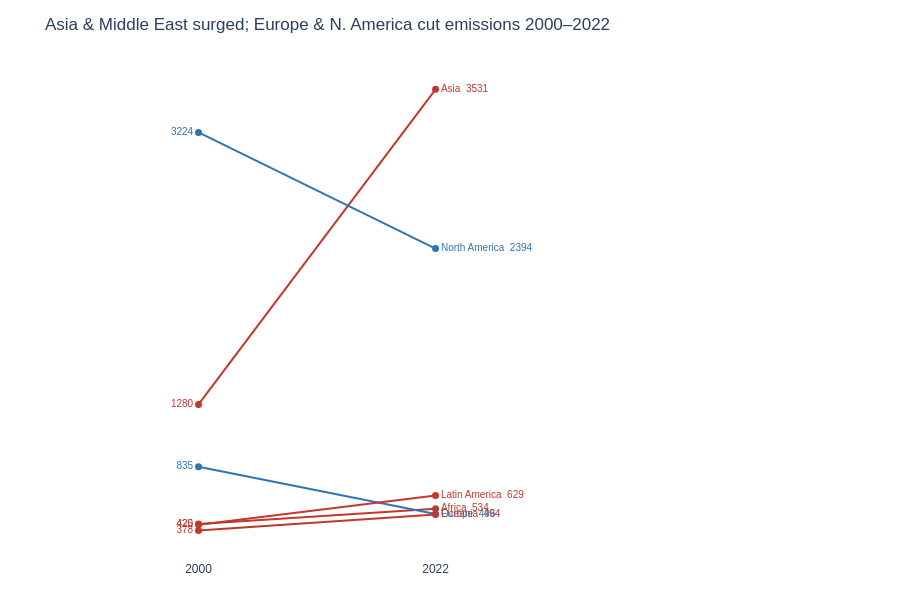

The notebook cell this image was saved under:
### Markdown cell above
---
## Task 2 — Slopegraph: Regional Change 2000 vs 2022

**What to build:** A slopegraph comparing **average regional CO2 emissions** between 2000 and 2022.

**Requirements:**
- One line per region (not per country — aggregate first)
- Colour: regions that increased = one colour; decreased = another
- Values labelled at both ends of each line
- No y-axis tick labels (the endpoint labels make them redundant)
- Insight title stating which regions moved most

> 💡 `df.groupby(['Region','Year'])['CO2_Mt'].mean().reset_index()` then filter to 2000 and 2022

### Code cell
# Task 2 — Slopegraph: regional averages
# YOUR CODE HERE
import pandas as pd
import plotly.graph_objects as go

df = pd.read_csv('../data/co2_emissions.csv')

# Aggregate: average CO2 per region per year, then keep only 2000 and 2022
regional = (
    df.groupby(['Region', 'Year'])['CO2_Mt']
    .mean()
    .reset_index()
)
slope_df = regional[regional['Year'].isin([2000, 2022])]

# Determine direction of change per region
pivot = slope_df.pivot(index='Region', columns='Year', values='CO2_Mt')
pivot.columns.name = None
pivot = pivot.rename(columns={2000: 'val_2000', 2022: 'val_2022'})
pivot['increased'] = pivot['val_2022'] > pivot['val_2000']

# Colors: increased = red, decreased = steelblue
COLOR_UP   = '#C0392B'
COLOR_DOWN = '#2E75B6'

fig = go.Figure()

for region, row in pivot.iterrows():
    color = COLOR_UP if row['increased'] else COLOR_DOWN

    fig.add_trace(go.Scatter(
        x=['2000', '2022'],
        y=[row['val_2000'], row['val_2022']],
        mode='lines+markers+text',
        name=region,
        line=dict(color=color, width=2),
        marker=dict(size=7, color=color),
        text=[
            f'{row["val_2000"]:.0f}',                   # left label: value only
            f'{region}  {row["val_2022"]:.0f}'           # right label: name + value
        ],
        textposition=['middle left', 'middle right'],
        textfont=dict(size=10, color=color, family='Arial'),
        showlegend=False
    ))

fig.update_layout(
    title='Asia & Middle East surged; Europe & N. America cut emissions 2000–2022',
    xaxis=dict(
        tickvals=['2000', '2022'],
        ticktext=['2000', '2022'],
        showgrid=False,
        range=[-0.5, 2.2]          # extra room for right-side labels
    ),
    yaxis=dict(
        showgrid=False,
        showticklabels=False,      # endpoint labels make y-axis redundant
        title=''
    ),
    plot_bgcolor='white',
    paper_bgcolor='white',
    font=dict(family='Arial', size=12),
    margin=dict(l=80, r=180, t=60, b=40),
    height=600,
    width=900
)

fig.show()

### Figure 1 — Plotly figure (JSON) as saved in the notebook; plotly's stock layout.template omitted (floating-point values rounded to 4 significant figures)
{"data": [{"line": {"color": "#C0392B", "width": 2}, "marker": {"color": "#C0392B", "size": 7}, "mode": "lines+markers+text", "name": "Africa", "showlegend": false, "text": ["425", "Africa  534"], "textfont": {"color": "#C0392B", "family": "Arial", "size": 10}, "textposition": ["middle left", "middle right"], "type": "scatter", "x": ["2000", "2022"], "y": [425.4, 534.4]}, {"line": {"color": "#C0392B", "width": 2}, "marker": {"color": "#C0392B", "size": 7}, "mode": "lines+markers+text", "name": "Asia", "showlegend": false, "text": ["1280", "Asia  3531"], "textfont": {"color": "#C0392B", "family": "Arial", "size": 10}, "textposition": ["middle left", "middle right"], "type": "scatter", "x": ["2000", "2022"], "y": [1280.0, 3531.0]}, {"line": {"color": "#2E75B6", "width": 2}, "marker": {"color": "#2E75B6", "size": 7}, "mode": "lines+markers+text", "name": "Europe", "showlegend": false, "text": ["835", "Europe  496"], "textfont": {"color": "#2E75B6", "family": "Arial", "size": 10}, "textposition": ["middle left", "middle right"], "type": "scatter", "x": ["2000", "2022"], "y": [834.9, 496.5]}, {"line": {"color": "#C0392B", "width": 2}, "marker": {"color": "#C0392B", "size": 7}, "mode": "lines+markers+text", "name": "Latin America", "showlegend": false, "text": ["420", "Latin America  629"], "textfont": {"color": "#C0392B", "family": "Arial", "size": 10}, "textposition": ["middle left", "middle right"], "type": "scatter", "x": ["2000", "2022"], "y": [419.9, 629.1]}, {"line": {"color": "#2E75B6", "width": 2}, "marker": {"color": "#2E75B6", "size": 7}, "mode": "lines+markers+text", "name": "North America", "showlegend": false, "text": ["3224", "North America  2394"], "textfont": {"color": "#2E75B6", "family": "Arial", "size": 10}, "textposition": ["middle left", "middle right"], "type": "scatter", "x": ["2000", "2022"], "y": [3224.0, 2394.0]}, {"line": {"color": "#C0392B", "width": 2}, "marker": {"color": "#C0392B", "size": 7}, "mode": "lines+markers+text", "name": "Oceania", "showlegend": false, "text": ["378", "Oceania  494"], "textfont": {"color": "#C0392B", "family": "Arial", "size": 10}, "textposition": ["middle left", "middle right"], "type": "scatter", "x": ["2000", "2022"], "y": [378.4, 493.7]}], "layout": {"font": {"family": "Arial", "size": 12}, "height": 600, "margin": {"b": 40, "l": 80, "r": 180, "t": 60}, "paper_bgcolor": "white", "plot_bgcolor": "white", "title": {"text": "Asia & Middle East surged; Europe & N. America cut emissions 2000–2022"}, "width": 900, "xaxis": {"range": [-0.5, 2.2], "showgrid": false, "ticktext": ["2000", "2022"], "tickvals": ["2000", "2022"]}, "yaxis": {"showgrid": false, "showticklabels": false, "title": {"text": ""}}}}
